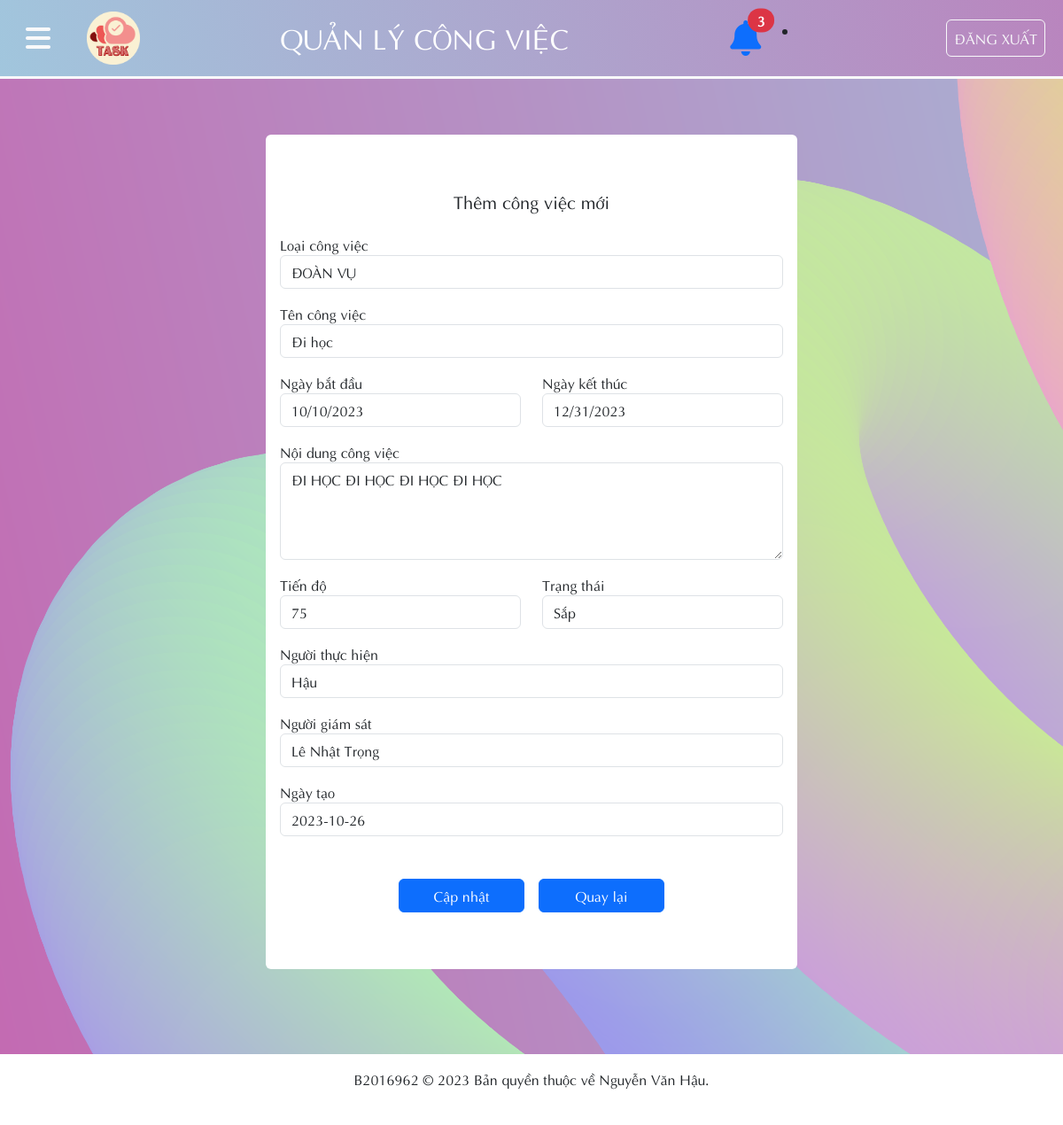
Before: /Admin/ad_congviec_chitiet.php?chitiet_ma=3 (signed in) with the older database file.
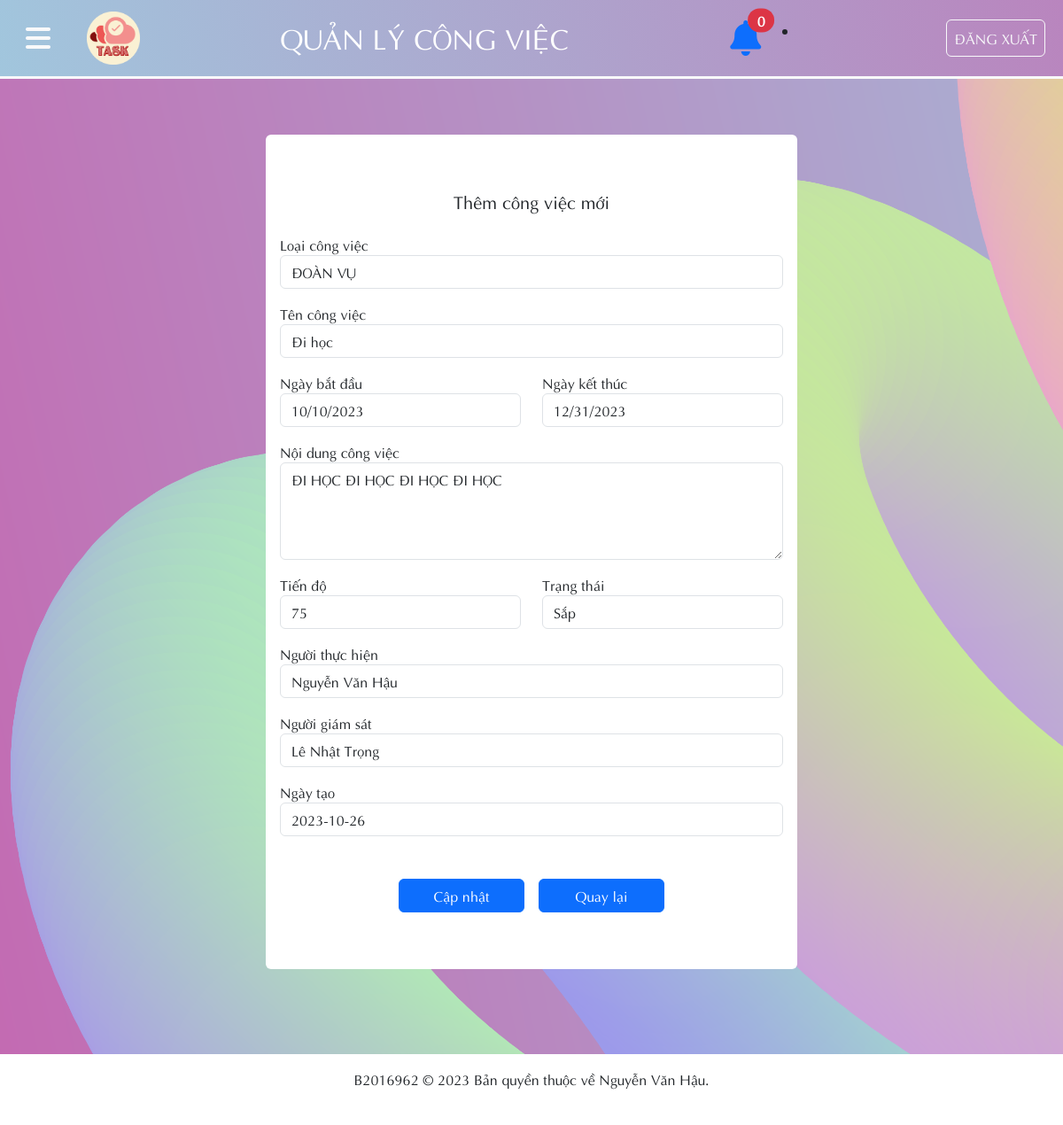
After: the same page with the newer database file.
### tables this page shows
CREATE TABLE `nguoidung` (
  `ND_MA` int(10) NOT NULL,
  `ND_HOTEN` varchar(50) NOT NULL,
  `ND_NGAYSINH` date NOT NULL,
  `ND_DIACHI` varchar(50) NOT NULL,
  `ND_SDT` varchar(10) NOT NULL,
  `ND_EMAIL` varchar(50) NOT NULL,
  `ND_MSCB` int(10) NOT NULL,
  `ND_MATKHAU` varchar(32) NOT NULL
);

### Admin/ad_thongbao.php (called while the page is built, shortened)
<?php include_once '../condb/condb.php';
$query_chuadoc = "SELECT * FROM thongbao WHERE TB_XEM = '0'";
$soluong_chuadoc = $conn->query($query_chuadoc);
$soluong_thongbao = mysqli_num_rows($soluong_chuadoc);
?>

### Admin/ad_congviec_chitiet.php (the view, shortened to what the changed rows need)
<?php
include_once('../condb/condb.php');
include_once './ad_thongbao.php';
$ma = $_GET['chitiet_ma'];
$query_congviec = "SELECT * FROM congviec WHERE CV_MA='$ma'";
$congviec_data = mysqli_query($conn, $query_congviec);
$congviec = mysqli_fetch_array($congviec_data);
?>
<!DOCTYPE html>
<html lang="en">
<head>
    <link href="../styles/style.css?v=<?php echo time(); ?>" rel="stylesheet" type="text/css" />
    <link href="https://cdn.jsdelivr.net/npm/bootstrap@5.3.2/dist/css/bootstrap.min.css" rel="stylesheet"
>
    <link rel="stylesheet" href="https://cdnjs.cloudflare.com/ajax/libs/font-awesome/6.4.2/css/all.min.css">
</head>
<body>
    <header>
        <nav class="navbar navbar-expand custom_navbar_bg fixed-top border-bottom border-light border-3">
            <div class="container-fluid">
                <div class="d-flex">
                    <div class="dropdown mx-4 position-relative">
                        <span class="position-absolute top-0 start-100 fs-6 translate-middle badge bg-danger rounded-pill badge-danger">
                            <?php echo $soluong_thongbao; ?>
                        </span>
                        <a id="dLabel" role="button" data-toggle="dropdown" data-target="#" href="#">
                            <i class="fs-1 fa-solid fa-bell"></i>
                        </a>
                            </div>
                    </div>
                </div>
        </nav>
    </header>
    <main>
        <div class="form_center my-5">
            <div class="rounded bg-white mb-5 form_container">
                <div class="p-3 my-5">
                    <form id="form" name="form" method="POST" class="form form_admin">
                        <div class="row mt-2">
                            <div class="mt-2 col"><label class="labels" for="nguoithuchien">Người thực hiện</label>
                                <input readonly type="text" class="form-control" name="nguoithuchien" value="<?php $user_id = $congviec['CV_NTH'];
$query_nguoidung = "SELECT * FROM nguoidung WHERE ND_MA='$user_id'";
$nguoidung_data = mysqli_query($conn, $query_nguoidung);
$nguoidung = mysqli_fetch_array($nguoidung_data);
echo $nguoidung['ND_HOTEN'];?> ">
                            </div>
                        </div>
                    </form>
                </div>
            </div>
        </div>
    </main>
</body>
</html>

Changed rows visible on the page:
changed nguoidung: nguoithuchien "Hậu" → "Nguyễn Văn Hậu"
Other visible differences:
$soluong_thongbao: "3" → "0"
